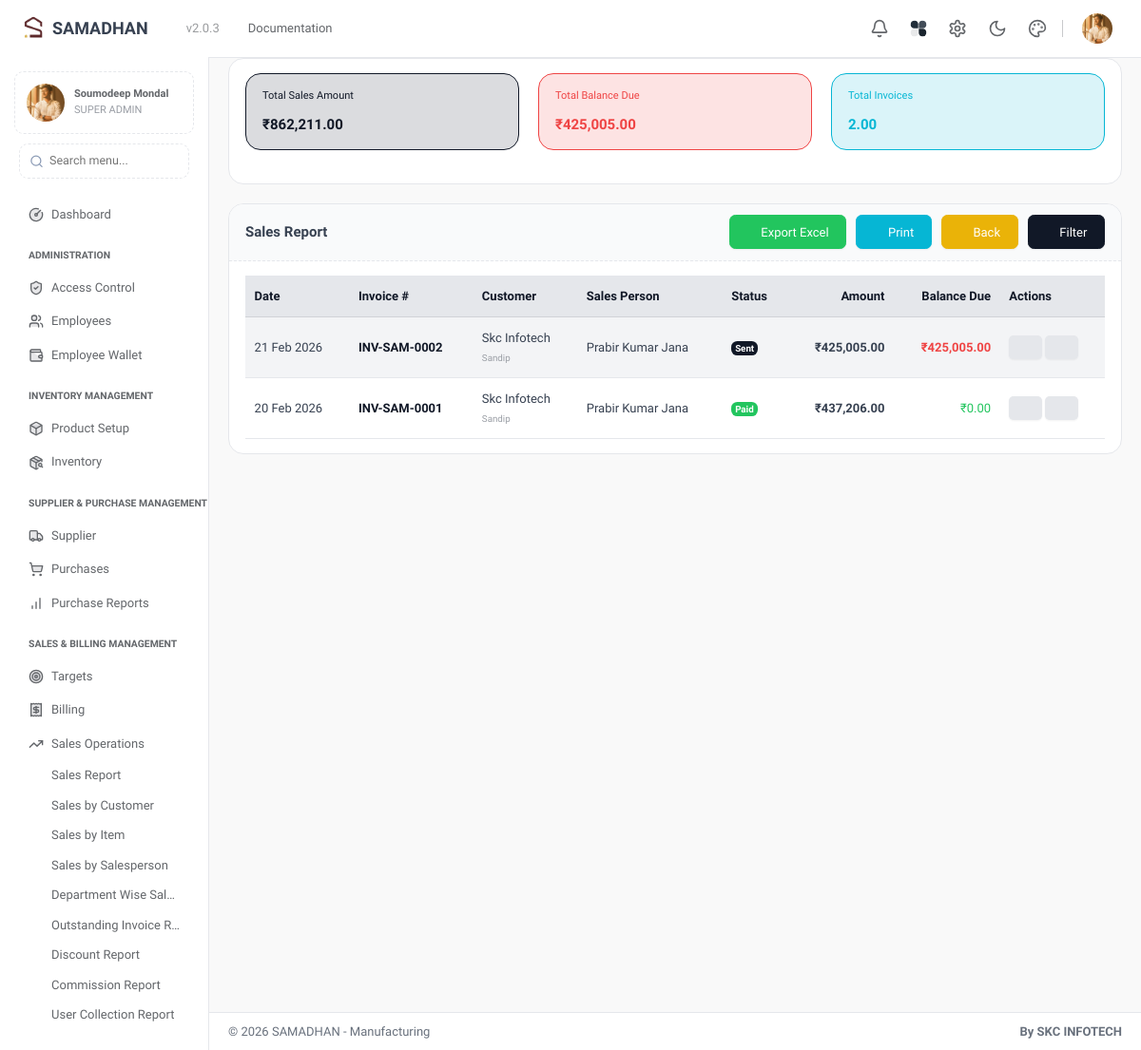
Before: /sales_report (signed in) with the older database file.
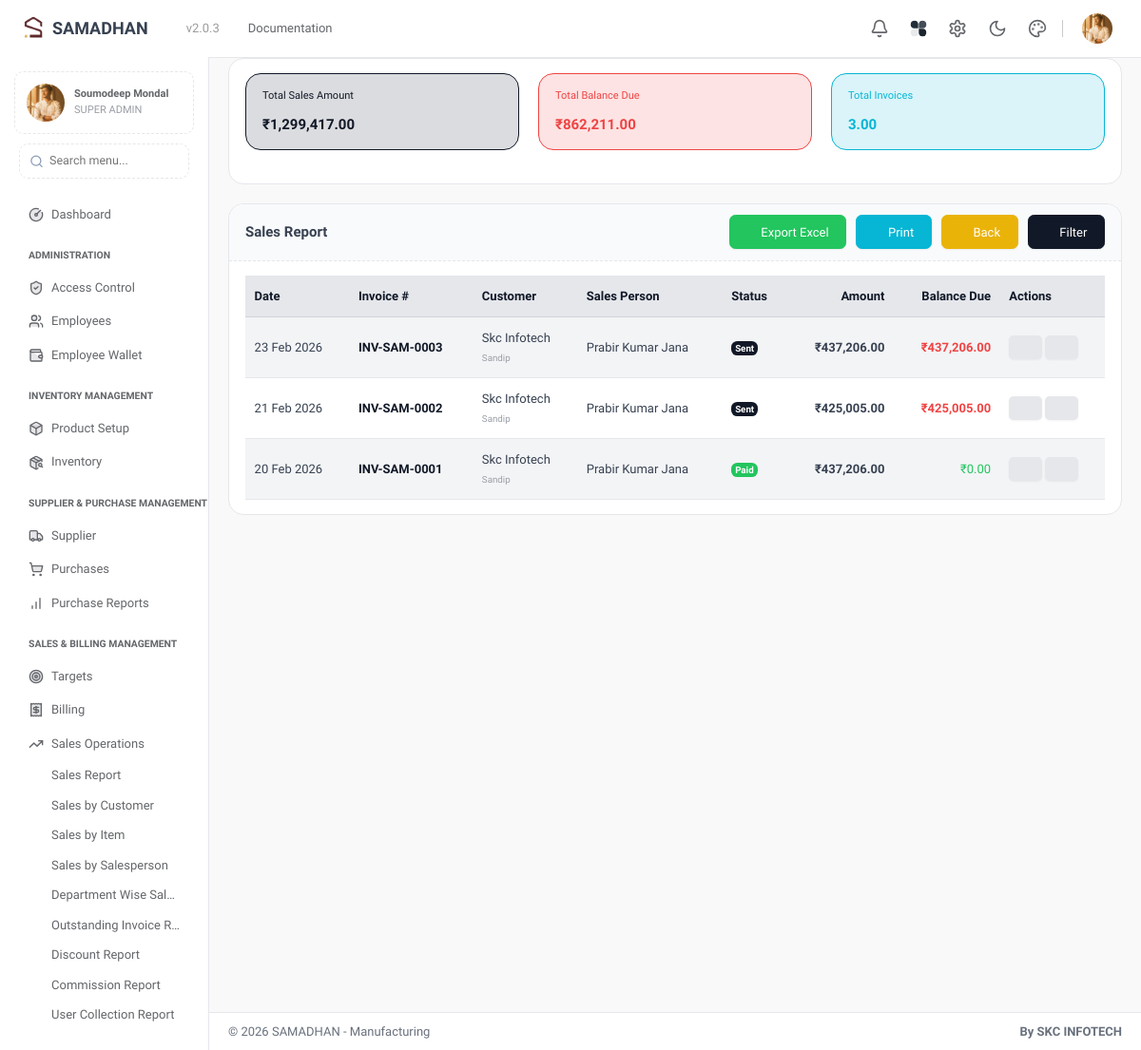
After: the same page with the newer database file.
### tables this page shows
CREATE TABLE `sales_invoices` (
  `invoice_id` bigint(20) NOT NULL,
  `organization_id` int(11) NOT NULL,
  `proforma_invoice_id` int(11) DEFAULT 0,
  `customer_id` bigint(20) NOT NULL,
  `make_employee_id` int(11) NOT NULL,
  `sales_employee_id` int(11) DEFAULT 0,
  `delivery_mode` varchar(255) DEFAULT NULL,
  `reference_customer_id` int(11) DEFAULT NULL,
  `invoice_number` varchar(50) NOT NULL,
  `invoice_date` date NOT NULL,
  `due_date` date DEFAULT NULL,
  `reference_no` varchar(100) DEFAULT NULL,
  `payment_terms` varchar(50) DEFAULT NULL,
  `discount_type` enum('amount','percentage') DEFAULT 'amount',
  `discount_value` decimal(15,2) DEFAULT 0.00,
  `sub_total` decimal(15,2) DEFAULT 0.00,
  `total_amount` decimal(15,2) NOT NULL,
  `balance_due` decimal(15,2) NOT NULL,
  `status` enum('draft','sent','paid','overdue','cancelled','refunded','approved') DEFAULT 'draft',
  `notes` text DEFAULT NULL,
  `terms_conditions` text DEFAULT NULL,
  `adjustment` decimal(10,2) DEFAULT 0.00,
  `gst_type` enum('CGST_SGST','IGST') DEFAULT NULL,
  `cgst_amount` decimal(10,2) DEFAULT 0.00,
  `sgst_amount` decimal(10,2) DEFAULT 0.00,
  `igst_amount` decimal(10,2) DEFAULT 0.00,
  `reward_points_earned` decimal(10,2) DEFAULT 0.00,
  `reward_points_redeemed` decimal(10,2) DEFAULT 0.00,
  `created_at` timestamp NOT NULL DEFAULT current_timestamp(),
  `updated_at` timestamp NOT NULL DEFAULT current_timestamp() ON UPDATE current_timestamp()
);

CREATE TABLE `customers_listing` (
  `customer_id` bigint(20) NOT NULL,
  `organization_id` int(11) NOT NULL,
  `customer_code` varchar(50) NOT NULL,
  `customers_type_id` int(11) NOT NULL,
  `customer_name` varchar(255) NOT NULL,
  `company_name` varchar(255) DEFAULT NULL,
  `email` varchar(255) DEFAULT NULL,
  `anniversary_date` date DEFAULT NULL,
  `date_of_birth` date DEFAULT NULL,
  `phone` varchar(20) DEFAULT NULL,
  `gst_number` varchar(20) DEFAULT NULL,
  `address` text DEFAULT NULL,
  `city` varchar(100) DEFAULT NULL,
  `state` varchar(100) DEFAULT NULL,
  `state_code` varchar(10) DEFAULT NULL,
  `pincode` varchar(10) DEFAULT NULL,
  `shipping_address` text DEFAULT NULL,
  `shipping_city` varchar(100) DEFAULT NULL,
  `shipping_state` varchar(100) DEFAULT NULL,
  `shipping_state_code` varchar(10) DEFAULT NULL,
  `shipping_pincode` varchar(20) DEFAULT NULL,
  `current_balance_due` decimal(10,2) NOT NULL,
  `loyalty_point_balance` decimal(10,2) NOT NULL,
  `commissions_amount` decimal(15,2) NOT NULL,
  `avatar` varchar(255) DEFAULT NULL,
  `created_at` timestamp NOT NULL DEFAULT current_timestamp()
);

### controller/reports/sales_report.php (called while the page is built, shortened)
<?php
require_once __DIR__ . '/../../config/auth_guard.php';
$organization_id = $_SESSION['organization_id'];
$start_date    = isset($_GET['start_date'])   ? $_GET['start_date']          : date('Y-m-01');
$end_date      = isset($_GET['end_date'])     ? $_GET['end_date']            : date('Y-m-d');
$sql = "SELECT
            si.invoice_id,
            si.invoice_number,
            si.invoice_date,
            si.total_amount,
            si.status,
            si.balance_due,
            c.customer_name,
            c.company_name,
            c.customer_code,
            CONCAT(e.first_name, ' ', e.last_name) AS salesperson_name
        FROM sales_invoices si
        LEFT JOIN customers_listing c  ON si.customer_id       = c.customer_id
        LEFT JOIN employees e          ON si.sales_employee_id = e.employee_id
        WHERE si.organization_id = ?";
$params = [$organization_id];
$types  = "i";
if (!empty($start_date) && !empty($end_date)) {
    $sql .= " AND si.invoice_date BETWEEN ? AND ?";
    $params[] = $start_date;
    $params[] = $end_date;
    $types   .= "ss";
}
$sql .= " ORDER BY si.invoice_date DESC, si.invoice_id DESC";
$stmt = $conn->prepare($sql);
$stmt->bind_param($types, ...$params);
$stmt->execute();
$result = $stmt->get_result();
$invoices          = [];
$total_sales       = 0;
$total_balance_due = 0;
$count_invoices    = 0;
while ($row = $result->fetch_assoc()) {
    $invoices[]         = $row;
    $total_sales       += floatval($row['total_amount']);
    $total_balance_due += floatval($row['balance_due']);
}
?>

### views/reports/sales_report.php (the view, shortened to what the changed rows need)
<?php
require_once __DIR__ . '/../../config/auth_guard.php';
require_once __DIR__ . '/../../controller/reports/sales_report.php';
?>
<div class="container-fluid">
    <div class="row">
        <div class="col-12">
             <div class="card" id="payment_list_card">
                <div class="card-body">
                    <div class="row">
                            <div class="col-md-4">
                                <div class="card bg-primary-subtle text-primary border-primary">
                                    <div class="card-body">
                                        <h6 class="card-subtitle mb-2">Total Sales Amount</h6>
                                        <h3 class="card-title mb-0">₹<?= number_format($total_sales, 2) ?></h3>
                                    </div>
                                </div>
                            </div>
                            <div class="col-md-4">
                                <div class="card bg-danger-subtle text-danger border-danger">
                                    <div class="card-body">
                                        <h6 class="card-subtitle mb-2">Total Balance Due</h6>
                                        <h3 class="card-title mb-0">₹<?= number_format($total_balance_due, 2) ?></h3>
                                    </div>
                                </div>
                            </div>
                            <div class="col-md-4">
                                <div class="card bg-info-subtle text-info border-info">
                                    <div class="card-body">
                                        <h6 class="card-subtitle mb-2">Total Invoices</h6>
                                        <h3 class="card-title mb-0"><?= number_format($count_invoices, 2) ?></h3>
                                    </div>
                                </div>
                            </div>
                        </div>
                    </div>
                </div>
            <div class="card" id="payment_list_card">
                <div class="card-body">
                    <table class="table table-hover table-striped mb-0 w-100">
                        <thead class="table-light">
                             <tr>
                                <th>Date</th>
                                <th>Invoice #</th>
                                <th>Customer</th>
                                <th>Sales Person</th>
                                <th>Status</th>
                                <th class="text-end">Amount</th>
                                <th class="text-end">Balance Due</th>
                                <th>Actions</th>
                            </tr>
                        </thead>
                        <tbody>
                                <?php if (!empty($invoices)): ?>
                                    <?php foreach ($invoices as $row):
                                        $statusClr = match($row['status']) {
                                            'draft'     => 'secondary',
                                            'sent'      => 'primary',
                                            'approved'  => 'info',
                                            'paid'      => 'success',
                                            'overdue'   => 'danger',
                                            'refunded'  => 'warning',
                                            'cancelled' => 'danger',
                                            default     => 'light'
                                        };
                                        $custDisplay = $row['company_name']
                                            ? htmlspecialchars(ucwords(strtolower($row['company_name']))) . '<br><small class="text-muted">' . htmlspecialchars(ucwords(strtolower($row['customer_name']))) . '</small>'
                                            : htmlspecialchars(ucwords(strtolower($row['customer_name'])));
                                    ?>
                                    <tr>
                                        <td><?= date('d M Y', strtotime($row['invoice_date'])) ?></td>
                                        <td class="fw-bold">
                                            <a href="<?= $basePath ?>/view_invoice?id=<?= $row['invoice_id'] ?>"><?= htmlspecialchars($row['invoice_number']) ?></a>
                                        </td>
                                        <td><?= $custDisplay ?></td>
                                        <td><?= htmlspecialchars(ucwords(strtolower($row['salesperson_name']) ?? '-')) ?></td>
                                        <td><span class="badge bg-<?= $statusClr ?>"><?= ucfirst($row['status']) ?></span></td>
                                        <td class="text-end fw-bold">₹<?= number_format($row['total_amount'], 2) ?></td>
                                        <td class="text-end <?= floatval($row['balance_due']) > 0 ? 'text-danger fw-bold' : 'text-success' ?>">
                                            ₹<?= number_format($row['balance_due'], 2) ?>
                                        </td>
                                        <td>
                                            <a href="<?= $basePath ?>/view_invoice?id=<?= $row['invoice_id'] ?>" class="btn btn-sm btn-light" title="View">
                                                <i class="ti ti-eye"></i>
                                            </a>
                                            <a href="<?= $basePath ?>/controller/billing/download_invoice_pdf.php?id=<?= $row['invoice_id'] ?>" class="btn btn-sm btn-light" title="Download PDF" target="_blank">
                                                <i class="ti ti-download"></i>
                                            </a>
                                        </td>
                                    </tr>
                                    <?php endforeach; ?>
                                <?php else: ?>
                                    <tr>
                                        <td colspan="8" class="text-center py-4 text-muted">No invoices found matching criteria.</td>
                                    </tr>
                                <?php endif; ?>
                            </tbody>
                    </table>
                </div>
            </div>
        </div>
    </div>
</div>

Changed rows visible on the page:
added sales_invoices: invoice_date "23 Feb 2026", invoice_number "INV-SAM-0003", customer.company_name "Skc Infotech", customer.customer_name "Sandip", salesperson_name "Prabir Kumar Jana", status "Sent", total_amount "437,206.00", balance_due "437,206.00"
Other visible differences:
$total_sales: "862,211.00" → "1,299,417.00"
$total_balance_due: "425,005.00" → "862,211.00"
$count_invoices: "2.00" → "3.00"
